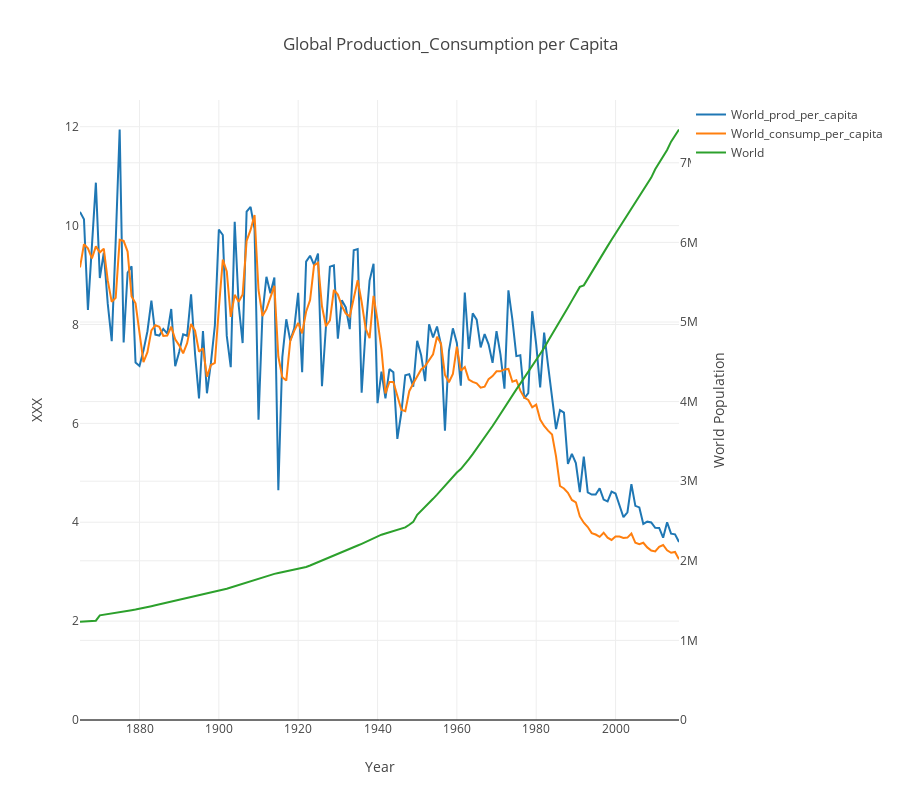

The cell this chart's notebook holds for it:
### Code cell
# Scatter plot: World wine consumption/production together with world population
init_notebook_mode(connected=True)
rg=['World'] #right y-axis list

#option 1: per cpaita results
#lgpc=['World_prod_per_capita','World_consump_per_capita'] #left y-axis list
#gcppc=pd.DataFrame({'World_prod_per_capita':dfwppc['World'], 'World_consump_per_capita': dfwcpc['World']}) #left y-axis dtaframe
#iplot(plot_scatter('Global Production_Consumption per Capita',gcppc,lgpc,rdf=dfgp,rlg=rg,nyax=2))


option 2: volumetric results
lg=['World_prod','World_consump']
gcpv=pd.DataFrame({'World_prod':dfwpv['World'], 'World_consump': dfwcv['World']}) #left y-axis dataframe
iplot(plot_scatter('Global Volumetric Production Consumption (KL)',gcpv,lg,rdf=dfgp,rlg=rg,nyax=2))

### Figure 1 — Plotly figure (JSON) as saved in the notebook; plotly's stock layout.template omitted (floating-point values rounded to 4 significant figures; data arrays with more than 128 entries replaced by an {"elided": "..."} marker saying what was removed)
{"data": [{"name": "World_prod_per_capita", "type": "scatter", "uid": "cb583532-285a-4c06-9f99-a72ac513dc64", "x": {"elided": "152 int values"}, "y": {"elided": "152 float values"}}, {"name": "World_consump_per_capita", "type": "scatter", "uid": "5e800d47-bdf3-4ea1-ae6a-99e6345c035a", "x": {"elided": "152 int values"}, "y": {"elided": "152 float values"}}, {"name": "World", "type": "scatter", "uid": "6468b189-3aea-4cf7-8755-9ec80d3b7229", "x": {"elided": "152 int values"}, "y": {"elided": "152 float values"}, "yaxis": "y2"}], "layout": {"autosize": false, "height": 800, "showlegend": true, "title": {"text": "Global Production_Consumption per Capita"}, "xaxis": {"title": {"text": "Year"}}, "yaxis": {"automargin": true, "range": [0, 12.54], "title": {"text": "XXX"}}, "yaxis2": {"automargin": true, "overlaying": "y", "range": [0, 7788900], "side": "right", "title": {"text": "World Population"}}}}
